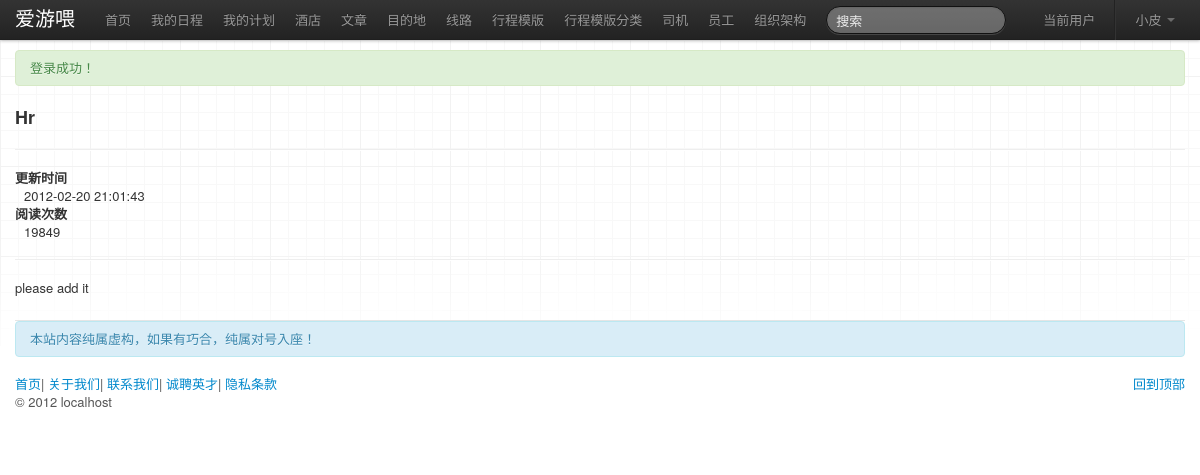
/about.php (signed in), run on the app's committed database.
### tables this page shows
CREATE TABLE IF NOT EXISTS `article` (
  `id` int(10) unsigned NOT NULL AUTO_INCREMENT,
  `title` varchar(255) NOT NULL,
  `slug` varchar(255) NOT NULL,
  `content` text NOT NULL,
  `hits` int(10) unsigned NOT NULL DEFAULT '0',
  `created` datetime NOT NULL,
  `updated` datetime NOT NULL,
  PRIMARY KEY (`id`),
  UNIQUE KEY `slug` (`slug`)
);

### lib/common.php (called while the page is built, shortened)
<?php
$db_config = parse_ini_file(APP_ROOT . '/data/database.local.ini', true);
$db = Et_Db::instance($db_config);
function todo_autoload($klass)
{
    if(substr($klass, 0, 2)=='Et')
    {
        return true;
    }
    elseif(file_exists($filename = APP_ROOT . '/lib/models/' . str_replace('_', '/', $klass) . '.php'))
    {
        include_once($filename);
        return true;
    }
    return false;
}

### lib/Et/Db.php (called while the page is built, shortened)
<?php
class Et_Db
{
    protected $config = array();
    protected $conn;
    protected $result;
    public static $instances=array();
    public static $debug = true;
    public static function instance($config, $name='default')
    {
        return self::$instances[$name];
    }
    protected function __construct($config, $name='default')
    {
        $this->config = $config;
        self::$instances[$name] = $this;
    }
    function connect()
    {
        if($this->conn)
        {
            return ;
        }
        if(!($this->conn = @mysql_connect($this->config['host'], $this->config['user'], $this->config['pass'])))
        {
            if(self::$debug)
            {
                $this->msg('', "can not connect to database host: {$this->config['user']}@{$this->config['host']}, using password:" . ($this->config['pass']?'YES':'NO'), true);
            }
            else
            {
                $this->msg('', "can not connect to database", true);
            }
        }
    }
    function query($sql)
    {
        $sql = preg_replace('/\s+/', ' ', $sql);
        $this->result = mysql_query($sql, $this->conn);
    }
    function fetchRow($sql, $type = MYSQL_ASSOC)
    {
        $this->query($sql);
        if($this->result)
        {
            return mysql_fetch_array($this->result, $type);
        }
        return null;
    }
}

### templates/about.php (the view)
<h3><?php echo $article['title']; ?></h3>
<hr />
<dl>
    <dt>更新时间</dt>    <dd><?php echo $article['created']; ?></dd>
    <dt>阅读次数</dt>    <dd><?php echo $article['hits']; ?></dd>
</dl>
<hr />
<div><?php echo $article['content']; ?></div>

### assets/css/docs.css (style rules this page uses)
body { position: relative; padding-top: 50px; background-color: #fff; background-image: url(../img/grid-18px-masked.png); background-repeat: repeat-x; background-position: 0 40px; }

### data on the page
article: title "Hr", created "2012-02-20 21:01:43", hits "19849", content "please add it"

### other printed values
$config['site']['name'] "爱游喂"
$item['title'] "我的日程"
$item['title'] "我的计划"
$item['title'] "酒店"
$item['title'] "文章"
$item['title'] "目的地"
$item['title'] "线路"
$item['title'] "行程模版"
$item['title'] "行程模版分类"
$item['title'] "司机"
$item['title'] "员工"
$item['title'] "组织架构"
$_SESSION['staff']['name'] "小皮"
$_SESSION['last_notice']['content'] "登录成功！"
$_SERVER['HTTP_HOST'] "localhost"
